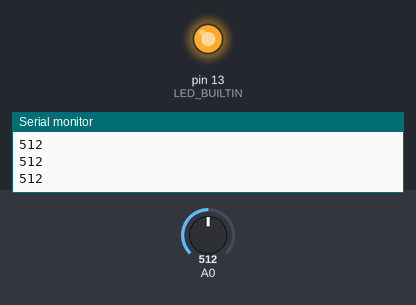
The sketch below on a simulated Arduino Uno, built with avr-gcc and run on an emulated ATmega328P. Shown: output pins drawn as LEDs (lit = HIGH), the last lines printed to the serial monitor. The inputs (shaded band) are chosen by the test bench; at power-on: A0 = 512.

Above: at 1.2 s.
1.3 s: A0 set to 1004
2.8 s: A0 set to 1023
At 3.8 s:
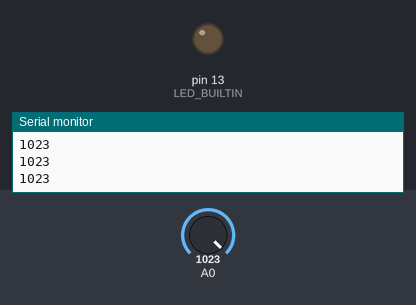
4.3 s: A0 set to 900
At 5.3 s:
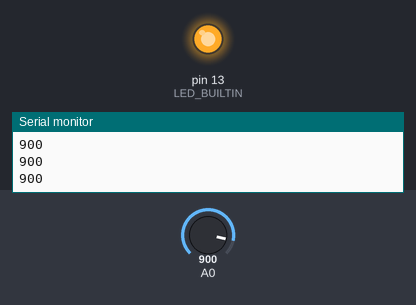
Timing chart, 0 to 7.3 s (numbered marks = the images above; inputs shaded):
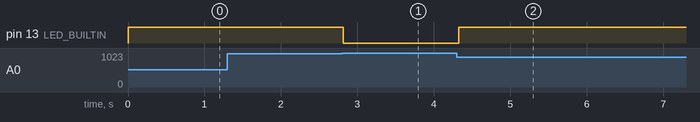

Measured:
- the behaviour switches between 1022 and 1023 on A0 (found by bisection; images 0 and 1)
- after the input at 2.8 s, pin 13 (LED_BUILTIN): HIGH → LOW at once
- after the input at 4.3 s, pin 13 (LED_BUILTIN): LOW → HIGH at once

The sketch:

touch_sensor_by_rain_module.ino
```cpp
int x;
void setup()
{
  Serial.begin(9600);
  pinMode(LED_BUILTIN,OUTPUT);
  pinMode(A0,INPUT);
}

void loop()
{
  x=analogRead(A0);
  Serial.println(x);
  if(x==1023)
  {
    digitalWrite(LED_BUILTIN,LOW);
  }
  else
  {
    digitalWrite(LED_BUILTIN,HIGH);
  }

  delay(50);
}
```
